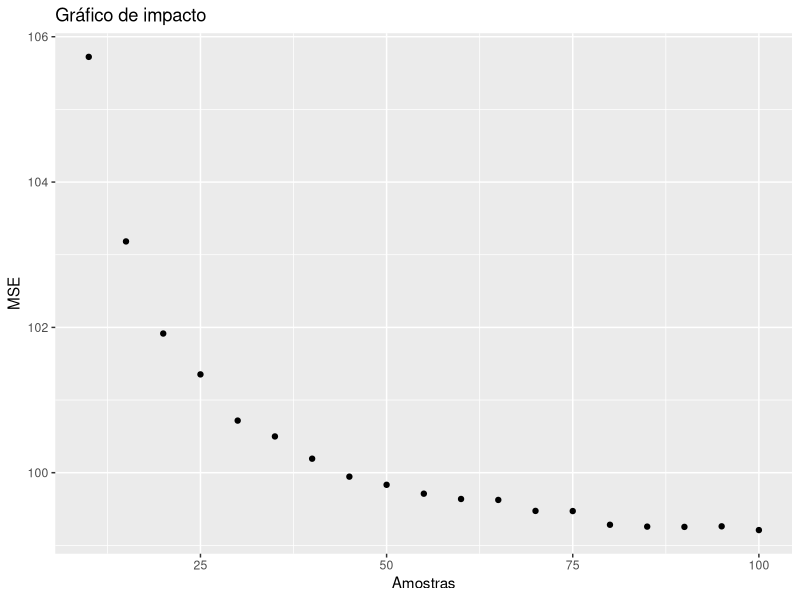

This figure's R source:
## ---- chunk 1
library("tidyverse")
library("ggplot2")
## ---- chunk 2
num_iter = 1000

n_vector = seq(10,100,5)

MSE_vector = rep(0,length(n_vector))
MSE        = rep(0,num_iter)



for (k in 1:length(n_vector)){
  
  n = n_vector[k]
  x = seq(1, 100, length.out = n)
  

  h_x <- 3*x + 30
  
  for (i in 1:num_iter){

    std = 0.5
    epsilon <- rnorm(n, 0, std)
   
    y <- h_x + epsilon
    

    h_x_estimado <- 2.8*x + 32
    MSE[i] = (1/n)*sum(((y - h_x_estimado)^2))
  }
  
  
  MSE_vector[k] = mean(MSE)
}

## ---- chunk 3
df_vector <- data.frame(n_vector, MSE_vector)
df_vector %>% ggplot() +
  geom_point(aes(x = n_vector, y = MSE_vector)) +
  labs(title = "Gráfico de impacto", x = "Amostras", y = "MSE")
